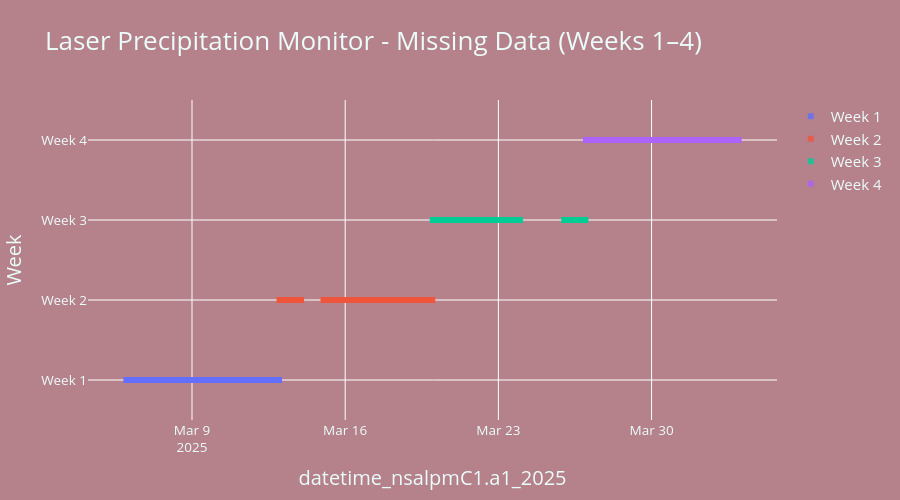

Notebook source saved alongside this figure:
### Code cell
import plotly.graph_objects as go
import pandas as pd
import os
from datetime import timedelta


site = "C1"
instrument = "LPM"
fontfamily = "Open Sans"

data_info = yml['NSA'][site][instrument]
vars = data_info['var_name']
title = data_info['title']
filename = data_info['filename']

df = pd.read_csv(os.path.join("../../data", filename), usecols=vars)
df[vars[0]] = pd.to_datetime(df[vars[0]])
df = df.set_index(vars[0])
df = df.resample("10T").mean()
df = df.dropna(how='all', subset=vars[1:])

last_valid_time = df[vars[1:]].dropna(how='all').index.max()
end_of_week_4 = last_valid_time.floor("D") + pd.Timedelta(hours=23, minutes=50)
start_of_week_1 = end_of_week_4 - timedelta(days=28)
seconds_in_week = 7 * 24 * 60 * 60

df = df.loc[start_of_week_1:end_of_week_4 - pd.Timedelta(minutes=9)].reset_index()
df['week'] = (((df[vars[0]] - start_of_week_1).dt.total_seconds()) // seconds_in_week + 1).astype(int)
df['is_nan'] = df[vars[1]].isna().astype(int)


fig = go.Figure()

for week in range(1, 5):
    df_w = df[(df['week'] == week)]
    print(f"Week {week}: {len(df_w)} missing points")
    if not df_w.empty:
        fig.add_trace(go.Scattergl(
            x=df_w[vars[0]],
            y=df_w['is_nan'] + df_w['week'],
            mode='markers',
            marker=dict(symbol='square', size=6, opacity=0.8),
            name=f"Week {week}",
            showlegend=True
        ))

fig.update_layout(
    paper_bgcolor='#B5828C',
    plot_bgcolor='#B5828C',
    title=dict(
        text=f"{title} - Missing Data (Weeks 1–4)",
        font=dict(color='#EBFDFB', size=26, family=fontfamily)
    ),
    xaxis=dict(
        title=dict(text=vars[0], font=dict(color='#EBFDFB', size=20, family=fontfamily)),
        tickfont=dict(color='#EBFDFB', size=13.5, family=fontfamily)
    ),
    yaxis=dict(
        title=dict(text="Week", font=dict(color='#EBFDFB', size=20, family=fontfamily)),
        tickmode='array',
        tickvals=[1, 2, 3, 4],
        ticktext=["Week 1", "Week 2", "Week 3", "Week 4"],
        tickfont=dict(color='#EBFDFB', size=13.5, family=fontfamily),
        range=[0.5, 4.5]
    ),
    legend=dict(
        x=1.02, y=1, yanchor='top',
        font=dict(color='#EBFDFB', size=15, family=fontfamily)
    ),
    margin=dict(r=100),
    height=500
)

fig.show()

### Figure 1 — Plotly figure (JSON) as saved in the notebook; plotly's stock layout.template omitted (floating-point values rounded to 4 significant figures; data arrays with more than 128 entries replaced by an {"elided": "..."} marker saying what was removed)
{"data": [{"marker": {"opacity": 0.8, "size": 6, "symbol": "square"}, "mode": "markers", "name": "Week 1", "showlegend": true, "type": "scattergl", "x": {"elided": "1008 str values"}, "y": {"elided": "1008 int values"}}, {"marker": {"opacity": 0.8, "size": 6, "symbol": "square"}, "mode": "markers", "name": "Week 2", "showlegend": true, "type": "scattergl", "x": {"elided": "864 str values"}, "y": {"elided": "864 int values"}}, {"marker": {"opacity": 0.8, "size": 6, "symbol": "square"}, "mode": "markers", "name": "Week 3", "showlegend": true, "type": "scattergl", "x": {"elided": "720 str values"}, "y": {"elided": "720 int values"}}, {"marker": {"opacity": 0.8, "size": 6, "symbol": "square"}, "mode": "markers", "name": "Week 4", "showlegend": true, "type": "scattergl", "x": {"elided": "1008 str values"}, "y": {"elided": "1008 int values"}}], "layout": {"height": 500, "legend": {"font": {"color": "#EBFDFB", "family": "Open Sans", "size": 15}, "x": 1.02, "y": 1, "yanchor": "top"}, "margin": {"r": 100}, "paper_bgcolor": "#B5828C", "plot_bgcolor": "#B5828C", "title": {"font": {"color": "#EBFDFB", "family": "Open Sans", "size": 26}, "text": "Laser Precipitation Monitor - Missing Data (Weeks 1–4)"}, "xaxis": {"tickfont": {"color": "#EBFDFB", "family": "Open Sans", "size": 13.5}, "title": {"font": {"color": "#EBFDFB", "family": "Open Sans", "size": 20}, "text": "datetime_nsalpmC1.a1_2025"}}, "yaxis": {"range": [0.5, 4.5], "tickfont": {"color": "#EBFDFB", "family": "Open Sans", "size": 13.5}, "tickmode": "array", "ticktext": ["Week 1", "Week 2", "Week 3", "Week 4"], "tickvals": [1, 2, 3, 4], "title": {"font": {"color": "#EBFDFB", "family": "Open Sans", "size": 20}, "text": "Week"}}}}
